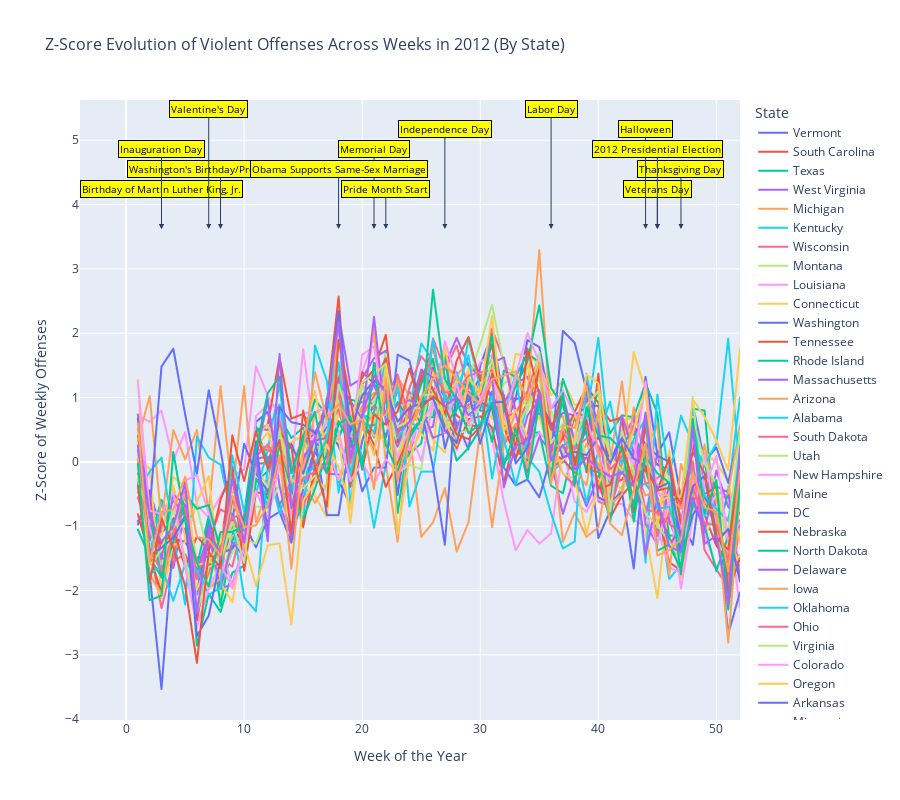

The cell this chart's notebook holds for it:
### Markdown cell above
### Evolution across the year of 2012 in all states
#### Z-score

### Code cell
# Highlighted weeks with events
highlighted_weeks = {
    'Birthday of Martin Luther King, Jr.': 3,
    "Washington's Birthday/Presidents Day": 8,
    "Memorial Day": 21,
    "Independence Day": 27,
    "Labor Day": 36,
    "Veterans Day": 45,
    "Thanksgiving Day": 47,
    'Inauguration Day': 3,
    'Halloween': 44,
    'Valentine\'s Day': 7,
    'Pride Month Start': 22,
    # Major events of 2012
    'Obama Supports Same-Sex Marriage': 18,
    '2012 Presidential Election': 45,  # Week of November 6
}


# Avoid overlap
staggered_positions = [-40, -60, -80, -100, -120]  # Different vertical offsets
annotation_index = 0  # Counter to cycle through staggered positions

# Create the list of annotations
annotations = []
for event, week in highlighted_weeks.items():
    annotations.append(
        dict(
            x=week,
            y=max(z_scores_offenses_by_week['z_score']) * 1.1,  # Slightly above the max value
            text=event,
            showarrow=True,
            arrowhead=2,
            ax=0,  # No horizontal offset
            ay=staggered_positions[annotation_index % len(staggered_positions)],  # Cycle through vertical offsets
            font=dict(size=10, color="black"),
            bgcolor="yellow",
            bordercolor="black"
        )
    )
    annotation_index += 1  # Increment to use the next staggered position

# Create the line plot
fig = px.line(
    z_scores_offenses_by_week,
    x="week",
    y="z_score",
    color="state",  # One color for each state
    labels={
        "week": "Week of the Year",
        "z_score": "Z-Score of Weekly Offenses",
        "state": "State"
    },
    title="Z-Score Evolution of Violent Offenses Across Weeks in 2012 (By State)",
)

# Add hover to display week and z-score
fig.update_traces(hovertemplate="<b>Week:</b> %{x}<br><b>Z-Score:</b> %{y:.2f}")

# Add annotations and adjust layout
fig.update_layout(
    height=800,  # Increase height
    title=dict(font=dict(size=16)),  
    xaxis_title="Week of the Year", 
    yaxis_title="Z-Score of Weekly Offenses",  
    legend_title="State",  
    hovermode="closest",
    annotations=annotations  # Add the staggered annotations
)

# Display the figure
fig.show()

### Figure 1 — Plotly figure (JSON) as saved in the notebook; plotly's stock layout.template omitted (floating-point values rounded to 4 significant figures)
{"data": [{"hovertemplate": "<b>Week:</b> %{x}<br><b>Z-Score:</b> %{y:.2f}", "legendgroup": "Vermont", "line": {"color": "#636efa", "dash": "solid"}, "marker": {"symbol": "circle"}, "mode": "lines", "name": "Vermont", "showlegend": true, "type": "scattergl", "x": [1, 2, 3, 4, 5, 6, 7, 8, 9, 10, 11, 12, 13, 14, 15, 16, 17, 18, 19, 20, 21, 22, 23, 24, 25, 26, 27, 28, 29, 30, 31, 32, 33, 34, 35, 36, 37, 38, 39, 40, 41, 42, 43, 44, 45, 46, 47, 48, 49, 50, 51, 52], "xaxis": "x", "y": [-0.9734, -0.4428, -1.106, -0.8938, -1.053, -2.061, -0.8938, -1.477, -1.106, -1.159, 0.6183, 0.7775, -0.04489, -0.7877, 0.3265, 0.4326, 0.1408, -0.2836, -0.6816, 0.3265, 0.9366, 0.3796, 1.149, 0.1143, 0.804, 1.361, 0.9897, 0.6183, 0.1939, 1.494, 1.998, 0.9632, 0.9897, 1.892, 1.786, 0.8305, 1.016, 0.008162, 0.5387, -1.186, -0.7611, 0.2204, 0.5652, 0.2734, -0.04489, -0.1245, -0.8938, -1.292, 0.1143, -1.159, -1.849, -1.584], "yaxis": "y"}, {"hovertemplate": "<b>Week:</b> %{x}<br><b>Z-Score:</b> %{y:.2f}", "legendgroup": "South Carolina", "line": {"color": "#EF553B", "dash": "solid"}, "marker": {"symbol": "circle"}, "mode": "lines", "name": "South Carolina", "showlegend": true, "type": "scattergl", "x": [1, 2, 3, 4, 5, 6, 7, 8, 9, 10, 11, 12, 13, 14, 15, 16, 17, 18, 19, 20, 21, 22, 23, 24, 25, 26, 27, 28, 29, 30, 31, 32, 33, 34, 35, 36, 37, 38, 39, 40, 41, 42, 43, 44, 45, 46, 47, 48, 49, 50, 51, 52], "xaxis": "x", "y": [0.1651, -0.5458, -1.407, -0.8798, -0.7481, -2.467, -1.462, -1.882, -0.2578, -1.058, -0.02799, -0.0188, 0.5665, -0.3865, -0.009605, 0.1375, 0.1436, 2.206, 0.2263, 1.213, 1.44, 1.976, 0.306, 0.7748, 1.259, 1.783, 1.002, 0.7258, 0.5726, 0.545, 1.094, -0.009605, 0.1865, 0.01797, 1.087, -0.1138, 0.05168, 0.7136, -0.1628, 1.372, -0.3804, -0.2731, -0.03412, 0.208, -0.7236, -1.156, -1.744, -0.3344, -0.8278, -1.303, -1.554, -0.006541], "yaxis": "y"}, {"hovertemplate": "<b>Week:</b> %{x}<br><b>Z-Score:</b> %{y:.2f}", "legendgroup": "Texas", "line": {"color": "#00cc96", "dash": "solid"}, "marker": {"symbol": "circle"}, "mode": "lines", "name": "Texas", "showlegend": true, "type": "scattergl", "x": [1, 2, 3, 4, 5, 6, 7, 8, 9, 10, 11, 12, 13, 14, 15, 16, 17, 18, 19, 20, 21, 22, 23, 24, 25, 26, 27, 28, 29, 30, 31, 32, 33, 34, 35, 36, 37, 38, 39, 40, 41, 42, 43, 44, 45, 46, 47, 48, 49, 50, 51, 52], "xaxis": "x", "y": [0.4084, -1.223, -0.591, -0.9584, -0.4367, -2.854, -2.053, -2.333, -1.723, -1.612, -0.3044, -0.1501, 0.7023, 0.3717, 0.5333, -0.1795, 0.9889, 1.32, 0.3937, 0.6729, 0.7685, 1.702, -0.09864, 0.1145, 0.2908, 1.393, 0.7097, 0.01894, 0.2173, 0.5186, 1.084, 0.01894, 0.232, 0.4378, 0.4598, -0.3705, -0.4881, 0.2908, 0.5039, 1.114, 0.4451, 0.7244, 0.695, 1.224, 0.7538, -1.201, -1.693, 0.8273, 0.7979, -1.179, -0.4734, -0.8114], "yaxis": "y"}, {"hovertemplate": "<b>Week:</b> %{x}<br><b>Z-Score:</b> %{y:.2f}", "legendgroup": "West Virginia", "line": {"color": "#ab63fa", "dash": "solid"}, "marker": {"symbol": "circle"}, "mode": "lines", "name": "West Virginia", "showlegend": true, "type": "scattergl", "x": [1, 2, 3, 4, 5, 6, 7, 8, 9, 10, 11, 12, 13, 14, 15, 16, 17, 18, 19, 20, 21, 22, 23, 24, 25, 26, 27, 28, 29, 30, 31, 32, 33, 34, 35, 36, 37, 38, 39, 40, 41, 42, 43, 44, 45, 46, 47, 48, 49, 50, 51, 52], "xaxis": "x", "y": [-0.3923, -1.577, -1.483, -1.649, -0.7834, -2.063, -1.246, -1.388, -0.07225, -1.056, 0.5204, 0.4967, 0.8878, -0.08411, 0.3189, 0.3189, 0.1174, 2.31, 1.184, 1.303, 1.611, 1.729, 0.473, 1.089, 0.5085, 0.5441, 1.682, 0.4967, 1.042, 0.793, 0.8167, 1.042, 0.04627, 0.7218, 0.9707, 0.01071, -0.8071, -0.2263, -0.6886, -0.2145, -0.2856, -0.1552, -0.08411, -0.8664, 0.1529, -0.9019, -1.412, -0.6886, -0.00114, -0.7241, -1.803, -0.5345], "yaxis": "y"}, {"hovertemplate": "<b>Week:</b> %{x}<br><b>Z-Score:</b> %{y:.2f}", "legendgroup": "Michigan", "line": {"color": "#FFA15A", "dash": "solid"}, "marker": {"symbol": "circle"}, "mode": "lines", "name": "Michigan", "showlegend": true, "type": "scattergl", "x": [1, 2, 3, 4, 5, 6, 7, 8, 9, 10, 11, 12, 13, 14, 15, 16, 17, 18, 19, 20, 21, 22, 23, 24, 25, 26, 27, 28, 29, 30, 31, 32, 33, 34, 35, 36, 37, 38, 39, 40, 41, 42, 43, 44, 45, 46, 47, 48, 49, 50, 51, 52], "xaxis": "x", "y": [-0.004849, -1.029, -1.577, -1.357, -1.213, -1.79, -1.236, -1.549, -1.173, -0.996, 0.1275, 0.2583, -0.08994, -0.5406, 0.07552, -0.006424, 0.3213, 0.9107, 0.4821, 0.8697, 1.073, 1.053, 1.309, 1.035, 0.9895, 1.536, 1.498, 1.355, 1.539, 1.327, 1.607, 0.2977, 0.7547, 0.9989, 1.301, 0.5971, 0.7121, -0.1025, 0.2804, -0.03479, -0.7486, -0.3783, -0.0663, -0.5233, -0.4445, -0.7675, -1.297, -0.5375, -0.9503, -0.9913, -1.456, -1.45], "yaxis": "y"}, {"hovertemplate": "<b>Week:</b> %{x}<br><b>Z-Score:</b> %{y:.2f}", "legendgroup": "Kentucky", "line": {"color": "#19d3f3", "dash": "solid"}, "marker": {"symbol": "circle"}, "mode": "lines", "name": "Kentucky", "showlegend": true, "type": "scattergl", "x": [1, 2, 3, 4, 5, 6, 7, 8, 9, 10, 11, 12, 13, 14, 15, 16, 17, 18, 19, 20, 21, 22, 23, 24, 25, 26, 27, 28, 29, 30, 31, 32, 33, 34, 35, 36, 37, 38, 39, 40, 41, 42, 43, 44, 45, 46, 47, 48, 49, 50, 51, 52], "xaxis": "x", "y": [0.184, -1.408, -0.6323, -1.303, -0.3009, -2.233, -1.61, -1.311, -0.8102, -1.279, -0.4949, 0.184, 1.211, -0.4949, 0.3053, -0.05845, 0.4184, 2.181, -0.6889, 0.7983, 0.378, 1.647, -0.009948, 0.7983, 1.841, 1.566, 0.6205, 1.396, 0.7741, 0.4912, 1.647, 0.02238, 0.2325, 0.8792, 1.429, -0.1635, -0.001865, 0.2972, -0.6404, 0.184, -0.8102, 0.3538, -0.3898, -0.3413, -0.6, -1.821, -1.594, -0.05845, -0.8425, -0.503, -0.4383, 1.0], "yaxis": "y"}, {"hovertemplate": "<b>Week:</b> %{x}<br><b>Z-Score:</b> %{y:.2f}", "legendgroup": "Wisconsin", "line": {"color": "#FF6692", "dash": "solid"}, "marker": {"symbol": "circle"}, "mode": "lines", "name": "Wisconsin", "showlegend": true, "type": "scattergl", "x": [1, 2, 3, 4, 5, 6, 7, 8, 9, 10, 11, 12, 13, 14, 15, 16, 17, 18, 19, 20, 21, 22, 23, 24, 25, 26, 27, 28, 29, 30, 31, 32, 33, 34, 35, 36, 37, 38, 39, 40, 41, 42, 43, 44, 45, 46, 47, 48, 49, 50, 51, 52], "xaxis": "x", "y": [0.0536, -1.337, -2.273, -1.546, -1.434, -1.826, -1.113, -1.49, -1.63, -0.8476, 0.1933, 0.1863, 0.08853, -0.1141, 0.4169, 0.4658, 0.7312, 1.493, 0.5077, 1.206, 0.829, 0.7592, 1.283, 0.4728, 1.416, 1.004, 0.9758, 1.304, 0.9827, 0.9967, 0.8779, 0.2702, 0.5426, 0.9269, 1.395, 0.375, 0.4029, -0.1699, 0.9827, -0.617, -0.6869, -0.002284, 0.5566, -0.3446, -0.2538, -0.121, -0.7009, -0.3306, -0.6101, -1.036, -2.28, -0.9314], "yaxis": "y"}, {"hovertemplate": "<b>Week:</b> %{x}<br><b>Z-Score:</b> %{y:.2f}", "legendgroup": "Montana", "line": {"color": "#B6E880", "dash": "solid"}, "marker": {"symbol": "circle"}, "mode": "lines", "name": "Montana", "showlegend": true, "type": "scattergl", "x": [1, 2, 3, 4, 5, 6, 7, 8, 9, 10, 11, 12, 13, 14, 15, 16, 17, 18, 19, 20, 21, 22, 23, 24, 25, 26, 27, 28, 29, 30, 31, 32, 33, 34, 35, 36, 37, 38, 39, 40, 41, 42, 43, 44, 45, 46, 47, 48, 49, 50, 51, 52], "xaxis": "x", "y": [-0.3918, -1.292, -1.727, -1.099, -0.6331, -2.193, -1.694, -2.113, -0.9869, -1.003, -0.6974, -0.6974, 0.6052, -0.9065, 0.3318, -0.1184, 0.7821, 0.766, 0.2675, 0.7339, 0.9108, 1.683, 0.01021, 1.039, 0.9751, 1.039, 0.7982, 1.281, 0.75, 1.377, 0.7178, 1.216, 1.361, 0.7982, 1.345, -0.0702, 1.088, 0.1228, 0.8304, -0.424, -0.08629, -0.4883, 0.02629, 1.216, -0.6652, -0.9708, -0.9547, 0.4444, -1.18, -0.6974, -1.148, -0.2793], "yaxis": "y"}, {"hovertemplate": "<b>Week:</b> %{x}<br><b>Z-Score:</b> %{y:.2f}", "legendgroup": "Louisiana", "line": {"color": "#FF97FF", "dash": "solid"}, "marker": {"symbol": "circle"}, "mode": "lines", "name": "Louisiana", "showlegend": true, "type": "scattergl", "x": [1, 2, 3, 4, 5, 6, 7, 8, 9, 10, 11, 12, 13, 14, 15, 16, 17, 18, 19, 20, 21, 22, 23, 24, 25, 26, 27, 28, 29, 30, 31, 32, 33, 34, 35, 36, 37, 38, 39, 40, 41, 42, 43, 44, 45, 46, 47, 48, 49, 50, 51, 52], "xaxis": "x", "y": [0.7264, 0.6203, 0.7971, 0.01937, 0.4613, -0.67, -0.8644, -0.5286, -0.2104, -0.122, 1.486, 1.027, 0.7087, -0.122, 1.752, 0.3199, 0.6203, 1.345, 0.585, 1.398, 1.928, 0.9208, 1.151, 0.1785, 0.7617, 1.062, 1.345, 0.1785, 1.451, 1.345, 0.3552, -0.6169, -1.377, -1.059, -1.271, -1.112, 0.2138, -0.6169, -0.776, -0.4225, -0.67, -0.6523, -0.8997, -1.006, -1.023, -1.642, -1.73, -0.2281, -1.13, -1.642, -1.324, -1.041], "yaxis": "y"}, {"hovertemplate": "<b>Week:</b> %{x}<br><b>Z-Score:</b> %{y:.2f}", "legendgroup": "Connecticut", "line": {"color": "#FECB52", "dash": "solid"}, "marker": {"symbol": "circle"}, "mode": "lines", "name": "Connecticut", "showlegend": true, "type": "scattergl", "x": [1, 2, 3, 4, 5, 6, 7, 8, 9, 10, 11, 12, 13, 14, 15, 16, 17, 18, 19, 20, 21, 22, 23, 24, 25, 26, 27, 28, 29, 30, 31, 32, 33, 34, 35, 36, 37, 38, 39, 40, 41, 42, 43, 44, 45, 46, 47, 48, 49, 50, 51, 52], "xaxis": "x", "y": [0.05817, -0.105, -2.118, -0.3662, -1.161, -1.988, -1.531, -1.726, -1.4, -0.9865, 0.2323, 0.4608, -0.1377, -0.5838, 0.1452, -0.5294, -0.8559, 0.8852, 0.5805, 1.038, 0.5478, 0.3085, 0.3737, 0.722, 0.7002, 0.3411, 0.1452, 1.19, 0.4608, 0.9396, 0.6675, 0.6784, 1.68, 1.636, 1.527, 1.038, 1.266, 0.8852, 0.9178, 0.6784, -0.4315, 0.6567, 0.6784, -1.084, -2.118, -0.5077, -1.803, -0.6056, 0.1561, -0.018, -0.3009, -1.237], "yaxis": "y"}, {"hovertemplate": "<b>Week:</b> %{x}<br><b>Z-Score:</b> %{y:.2f}", "legendgroup": "Washington", "line": {"color": "#636efa", "dash": "solid"}, "marker": {"symbol": "circle"}, "mode": "lines", "name": "Washington", "showlegend": true, "type": "scattergl", "x": [1, 2, 3, 4, 5, 6, 7, 8, 9, 10, 11, 12, 13, 14, 15, 16, 17, 18, 19, 20, 21, 22, 23, 24, 25, 26, 27, 28, 29, 30, 31, 32, 33, 34, 35, 36, 37, 38, 39, 40, 41, 42, 43, 44, 45, 46, 47, 48, 49, 50, 51, 52], "xaxis": "x", "y": [-0.3415, -1.747, -3.531, -1.184, -1.25, -1.489, -1.474, -1.423, -1.349, -0.9521, -1.331, -0.8896, -0.7755, -1.257, -0.4187, 0.2177, 0.5414, 0.2471, -0.2458, 0.5782, 0.42, 1.064, -0.5144, 0.6775, 0.6481, 1.461, 0.2103, 0.8283, 0.946, 1.34, 1.005, 0.5083, 0.9754, 1.027, 1.112, 0.3354, 0.4421, 0.729, 0.8504, 0.8761, 0.004315, 0.4273, 0.08524, 1.321, 0.1183, 0.4604, -0.5695, 0.9019, -0.003042, 0.225, -0.3267, 0.4899], "yaxis": "y"}, {"hovertemplate": "<b>Week:</b> %{x}<br><b>Z-Score:</b> %{y:.2f}", "legendgroup": "Tennessee", "line": {"color": "#EF553B", "dash": "solid"}, "marker": {"symbol": "circle"}, "mode": "lines", "name": "Tennessee", "showlegend": true, "type": "scattergl", "x": [1, 2, 3, 4, 5, 6, 7, 8, 9, 10, 11, 12, 13, 14, 15, 16, 17, 18, 19, 20, 21, 22, 23, 24, 25, 26, 27, 28, 29, 30, 31, 32, 33, 34, 35, 36, 37, 38, 39, 40, 41, 42, 43, 44, 45, 46, 47, 48, 49, 50, 51, 52], "xaxis": "x", "y": [0.3989, -0.9845, -1.272, -1.109, -0.6966, -2.324, -1.638, -1.309, -0.07934, -1.336, 0.455, 0.577, 1.626, 0.6721, 0.7453, 0.4306, 0.9088, 2.57, -0.006147, 1.397, 1.214, 1.611, 0.4355, 0.8039, 1.428, 1.136, 0.5404, 0.211, 0.6648, 0.7087, 0.5331, -0.3209, 0.4525, 0.2354, 0.9137, 0.1549, 0.03289, -0.1647, 0.08901, -0.3111, -0.8747, -0.521, -0.3136, -0.1233, -0.7454, -1.558, -1.687, -0.6576, -0.2257, -1.085, -1.546, -0.05738], "yaxis": "y"}, {"hovertemplate": "<b>Week:</b> %{x}<br><b>Z-Score:</b> %{y:.2f}", "legendgroup": "Rhode Island", "line": {"color": "#00cc96", "dash": "solid"}, "marker": {"symbol": "circle"}, "mode": "lines", "name": "Rhode Island", "showlegend": true, "type": "scattergl", "x": [1, 2, 3, 4, 5, 6, 7, 8, 9, 10, 11, 12, 13, 14, 15, 16, 17, 18, 19, 20, 21, 22, 23, 24, 25, 26, 27, 28, 29, 30, 31, 32, 33, 34, 35, 36, 37, 38, 39, 40, 41, 42, 43, 44, 45, 46, 47, 48, 49, 50, 51, 52], "xaxis": "x", "y": [-1.052, -1.485, -1.789, -1.084, -0.8433, -1.613, -0.8433, -2.238, -1.228, -0.8273, 0.5516, -0.009558, -0.6669, -0.3142, 0.3271, 0.9685, 0.728, 0.3432, 0.9685, 0.9204, 1.209, 1.017, -0.7952, 0.4394, 0.6799, 0.6959, 1.658, 0.279, 1.081, 0.9845, 0.3111, 1.417, 1.321, 1.69, 1.546, 0.1828, 1.289, 0.744, 0.4233, -0.1378, -0.9395, 0.3271, 0.4394, -0.009558, -1.052, -1.148, -1.132, -0.4906, 0.006475, -1.1, -1.116, -0.6349], "yaxis": "y"}, {"hovertemplate": "<b>Week:</b> %{x}<br><b>Z-Score:</b> %{y:.2f}", "legendgroup": "Massachusetts", "line": {"color": "#ab63fa", "dash": "solid"}, "marker": {"symbol": "circle"}, "mode": "lines", "name": "Massachusetts", "showlegend": true, "type": "scattergl", "x": [1, 2, 3, 4, 5, 6, 7, 8, 9, 10, 11, 12, 13, 14, 15, 16, 17, 18, 19, 20, 21, 22, 23, 24, 25, 26, 27, 28, 29, 30, 31, 32, 33, 34, 35, 36, 37, 38, 39, 40, 41, 42, 43, 44, 45, 46, 47, 48, 49, 50, 51, 52], "xaxis": "x", "y": [0.7368, -0.7039, -1.513, -0.5075, -0.6693, -1.721, -1.085, -1.971, -1.902, -1.278, 0.04726, 0.08194, -0.677, -1.135, -0.5884, 0.159, -0.18, -0.1993, -0.1453, 0.8139, 1.207, 0.6713, 0.236, 0.7599, 0.941, 1.064, 1.5, 1.927, 1.5, 1.322, 0.9718, 0.9179, 1.226, 1.322, 0.7253, 0.5134, 0.7638, 0.7214, 0.7368, 0.5827, -0.7771, 0.3208, 0.6867, -0.9659, -1.289, -0.3457, -1.251, -0.519, -0.3765, -0.3803, -0.4766, -1.798], "yaxis": "y"}, {"hovertemplate": "<b>Week:</b> %{x}<br><b>Z-Score:</b> %{y:.2f}", "legendgroup": "Arizona", "line": {"color": "#FFA15A", "dash": "solid"}, "marker": {"symbol": "circle"}, "mode": "lines", "name": "Arizona", "showlegend": true, "type": "scattergl", "x": [1, 2, 3, 4, 5, 6, 7, 8, 9, 10, 11, 12, 13, 14, 15, 16, 17, 18, 19, 20, 21, 22, 23, 24, 25, 26, 27, 28, 29, 30, 31, 32, 33, 34, 35, 36, 37, 38, 39, 40, 41, 42, 43, 44, 45, 46, 47, 48, 49, 50, 51, 52], "xaxis": "x", "y": [0.3444, 1.024, -0.9401, 0.4955, 0.04214, 0.4955, -0.789, 1.175, -0.4868, 1.175, -0.9401, -0.4112, 0.6466, -0.4868, -0.3356, -0.6379, -0.3356, 2.309, -0.2601, 0.7977, 2.082, -0.03342, -1.242, 0.4955, -1.167, -0.9401, -0.4112, -1.393, -0.9401, 0.4955, -1.016, 0.2688, 1.251, 1.024, 3.291, 0.4955, -1.242, -0.789, -1.167, -1.016, -0.03342, 1.251, -0.2601, 0.1932, 0.571, -1.771, -0.03342, -0.5623, 0.2688, -0.6379, -0.4868, 0.571], "yaxis": "y"}, {"hovertemplate": "<b>Week:</b> %{x}<br><b>Z-Score:</b> %{y:.2f}", "legendgroup": "Alabama", "line": {"color": "#19d3f3", "dash": "solid"}, "marker": {"symbol": "circle"}, "mode": "lines", "name": "Alabama", "showlegend": true, "type": "scattergl", "x": [1, 2, 3, 4, 5, 6, 7, 8, 9, 10, 11, 12, 13, 14, 15, 16, 17, 18, 19, 20, 21, 22, 23, 24, 25, 26, 27, 28, 29, 30, 31, 32, 33, 34, 35, 36, 37, 38, 39, 40, 41, 42, 43, 44, 45, 46, 47, 48, 49, 50, 51, 52], "xaxis": "x", "y": [-0.4767, -0.1506, 0.06691, -1.129, -2.216, 0.3931, 0.06691, -0.04182, -0.9117, -2.108, -2.325, -0.04182, -0.8029, -0.2593, -1.02, 1.807, 1.263, -0.4767, 0.7193, 0.06691, -1.02, -0.04182, 1.263, -0.6942, -0.1506, -0.1506, 1.046, 0.828, 1.915, 1.154, -0.2593, 0.7193, 1.372, 0.06691, -0.1506, -0.8029, -1.347, -1.238, 1.372, 0.3931, 0.9368, -0.04182, 0.1756, -1.564, 1.046, -0.2593, 0.7193, 0.2844, -0.04182, 0.2844, 1.915, -0.1506], "yaxis": "y"}, {"hovertemplate": "<b>Week:</b> %{x}<br><b>Z-Score:</b> %{y:.2f}", "legendgroup": "South Dakota", "line": {"color": "#FF6692", "dash": "solid"}, "marker": {"symbol": "circle"}, "mode": "lines", "name": "South Dakota", "showlegend": true, "type": "scattergl", "x": [1, 2, 3, 4, 5, 6, 7, 8, 9, 10, 11, 12, 13, 14, 15, 16, 17, 18, 19, 20, 21, 22, 23, 24, 25, 26, 27, 28, 29, 30, 31, 32, 33, 34, 35, 36, 37, 38, 39, 40, 41, 42, 43, 44, 45, 46, 47, 48, 49, 50, 51, 52], "xaxis": "x", "y": [-0.5503, -1.13, -1.355, -1.505, -0.3444, -1.804, -1.224, -0.7374, -0.8497, -0.8497, -0.1198, -0.3631, 0.6287, -0.04499, -0.6813, -0.2508, 0.4977, 0.8159, 0.1234, 0.5726, 0.1609, 1.022, 1.359, 0.6474, 0.8346, 1.92, 1.433, 1.808, 1.134, 1.003, 2.07, 1.564, 0.741, 0.1047, 0.9656, 0.2544, -0.176, -0.3818, 0.9281, 0.1983, -0.7561, -0.1011, -0.6813, 0.5913, -1.149, -0.8123, -0.7187, 0.01116, -1.374, -1.673, -1.954, 0.1983], "yaxis": "y"}, {"hovertemplate": "<b>Week:</b> %{x}<br><b>Z-Score:</b> %{y:.2f}", "legendgroup": "Utah", "line": {"color": "#B6E880", "dash": "solid"}, "marker": {"symbol": "circle"}, "mode": "lines", "name": "Utah", "showlegend": true, "type": "scattergl", "x": [1, 2, 3, 4, 5, 6, 7, 8, 9, 10, 11, 12, 13, 14, 15, 16, 17, 18, 19, 20, 21, 22, 23, 24, 25, 26, 27, 28, 29, 30, 31, 32, 33, 34, 35, 36, 37, 38, 39, 40, 41, 42, 43, 44, 45, 46, 47, 48, 49, 50, 51, 52], "xaxis": "x", "y": [-0.3698, -1.431, -1.62, -1.151, -0.9299, -0.6824, -1.477, -1.861, -1.405, -1.19, -1.275, -0.7671, -0.3373, -0.9494, -0.22, 0.2619, 0.4768, 1.004, -0.0898, 1.2, 0.581, 1.349, -0.1745, -0.04421, -0.1158, 1.089, 1.245, 0.3531, 1.284, 1.831, 2.444, 1.499, 1.362, 0.9522, 0.874, 0.8089, 0.1512, 0.7633, 0.05348, 0.6591, 0.09906, 0.1056, -0.3177, 0.2293, -0.728, -0.22, -1.047, 1.011, -0.7931, -0.5196, -1.334, -0.6368], "yaxis": "y"}, {"hovertemplate": "<b>Week:</b> %{x}<br><b>Z-Score:</b> %{y:.2f}", "legendgroup": "New Hampshire", "line": {"color": "#FF97FF", "dash": "solid"}, "marker": {"symbol": "circle"}, "mode": "lines", "name": "New Hampshire", "showlegend": true, "type": "scattergl", "x": [1, 2, 3, 4, 5, 6, 7, 8, 9, 10, 11, 12, 13, 14, 15, 16, 17, 18, 19, 20, 21, 22, 23, 24, 25, 26, 27, 28, 29, 30, 31, 32, 33, 34, 35, 36, 37, 38, 39, 40, 41, 42, 43, 44, 45, 46, 47, 48, 49, 50, 51, 52], "xaxis": "x", "y": [0.049, -1.025, -1.658, -1.283, -0.2873, -0.2097, -0.8047, -1.296, -1.93, -1.296, 0.7087, 0.8898, -0.08035, -0.158, 0.4371, 0.3336, 0.243, -0.2873, 0.2948, 1.666, 1.795, 0.6311, 0.07487, 0.5147, 0.0102, 0.9027, 1.873, 1.304, 1.045, 1.549, 1.666, 0.851, 0.6958, 0.2818, 0.45, 0.2818, 0.9545, 0.2689, 0.6311, -0.5848, -0.6236, 0.256, 0.3206, -0.8047, -1.283, -0.5848, -1.969, -0.8565, 0.1137, -0.947, -0.8565, -2.266], "yaxis": "y"}, {"hovertemplate": "<b>Week:</b> %{x}<br><b>Z-Score:</b> %{y:.2f}", "legendgroup": "Maine", "line": {"color": "#FECB52", "dash": "solid"}, "marker": {"symbol": "circle"}, "mode": "lines", "name": "Maine", "showlegend": true, "type": "scattergl", "x": [1, 2, 3, 4, 5, 6, 7, 8, 9, 10, 11, 12, 13, 14, 15, 16, 17, 18, 19, 20, 21, 22, 23, 24, 25, 26, 27, 28, 29, 30, 31, 32, 33, 34, 35, 36, 37, 38, 39, 40, 41, 42, 43, 44, 45, 46, 47, 48, 49, 50, 51, 52], "xaxis": "x", "y": [1.273, -1.718, -2.117, -1.286, -1.253, -0.6213, -0.2224, -1.884, -2.184, -1.12, 0.4091, 0.5753, 0.04347, 0.3094, 0.4091, 1.107, 0.07671, 0.4091, -0.9537, 0.7083, 0.4091, 0.3426, -0.1892, 1.007, 0.4423, 0.1764, 1.772, 0.9077, 1.44, 0.9742, 1.207, 0.7415, 0.1432, 1.539, 0.9077, 0.4423, -0.1892, -0.2557, -1.12, -0.3554, 0.07671, 0.07671, 1.705, 1.107, -1.02, 0.1764, -0.987, 0.3094, -0.5548, -0.4219, -1.186, -1.585], "yaxis": "y"}, {"hovertemplate": "<b>Week:</b> %{x}<br><b>Z-Score:</b> %{y:.2f}", "legendgroup": "DC", "line": {"color": "#636efa", "dash": "solid"}, "marker": {"symbol": "circle"}, "mode": "lines", "name": "DC", "showlegend": true, "type": "scattergl", "x": [1, 2, 3, 4, 5, 6, 7, 8, 9, 10, 11, 12, 13, 14, 15, 16, 17, 18, 19, 20, 21, 22, 23, 24, 25, 26, 27, 28, 29, 30, 31, 32, 33, 34, 35, 36, 37, 38, 39, 40, 41, 42, 43, 44, 45, 46, 47, 48, 49, 50, 51, 52], "xaxis": "x", "y": [-0.9202, -0.7354, 1.482, 1.759, 0.7426, -0.1812, 1.112, 0.1883, -0.9202, 0.2807, -0.1812, -0.4583, -0.08882, 0.2807, -0.1812, 0.3731, -0.8278, -0.8278, 0.3731, -0.4583, -0.08882, -0.08882, 1.666, 1.574, 0.8349, -0.08882, -1.29, 1.204, 1.204, 0.9273, 0.8349, -0.08882, -0.3659, -0.2736, -0.5507, 0.09593, 2.036, 1.851, 1.112, -0.5507, -0.6431, -0.4583, -1.659, 0.2807, 0.09593, 0.003553, -1.474, -0.8278, -0.5507, -0.8278, -2.675, -2.029], "yaxis": "y"}, {"hovertemplate": "<b>Week:</b> %{x}<br><b>Z-Score:</b> %{y:.2f}", "legendgroup": "Nebraska", "line": {"color": "#EF553B", "dash": "solid"}, "marker": {"symbol": "circle"}, "mode": "lines", "name": "Nebraska", "showlegend": true, "type": "scattergl", "x": [1, 2, 3, 4, 5, 6, 7, 8, 9, 10, 11, 12, 13, 14, 15, 16, 17, 18, 19, 20, 21, 22, 23, 24, 25, 26, 27, 28, 29, 30, 31, 32, 33, 34, 35, 36, 37, 38, 39, 40, 41, 42, 43, 44, 45, 46, 47, 48, 49, 50, 51, 52], "xaxis": "x", "y": [-0.8136, -1.467, -2.035, -1.041, -1.637, -1.154, -1.381, -0.5864, -0.1321, -1.694, -0.4729, -0.5013, 0.4641, 0.237, -1.012, -0.07535, 0.237, 1.316, -0.3877, 0.6629, 0.2654, -0.3877, -0.01857, 0.4073, 1.344, 1.117, 0.7481, 1.571, 1.941, 1.259, 1.827, 0.5493, 0.06662, 0.4073, 1.486, 0.03822, 0.3789, 0.7765, 1.174, 0.9184, 0.6345, 0.6913, -0.7852, 0.5777, -0.4445, 0.06662, -0.984, 0.2654, -0.5013, -0.3877, -2.035, -1.495], "yaxis": "y"}, {"hovertemplate": "<b>Week:</b> %{x}<br><b>Z-Score:</b> %{y:.2f}", "legendgroup": "North Dakota", "line": {"color": "#00cc96", "dash": "solid"}, "marker": {"symbol": "circle"}, "mode": "lines", "name": "North Dakota", "showlegend": true, "type": "scattergl", "x": [1, 2, 3, 4, 5, 6, 7, 8, 9, 10, 11, 12, 13, 14, 15, 16, 17, 18, 19, 20, 21, 22, 23, 24, 25, 26, 27, 28, 29, 30, 31, 32, 33, 34, 35, 36, 37, 38, 39, 40, 41, 42, 43, 44, 45, 46, 47, 48, 49, 50, 51, 52], "xaxis": "x", "y": [0.2577, -0.8293, -1.798, -1.244, -0.4933, -0.7305, -0.6712, -1.383, -0.9874, -1.066, -0.2562, -0.5724, 0.2577, -0.434, -0.8886, -0.4143, 0.1193, 0.6332, 0.2577, 0.5541, 0.5739, 0.5936, 0.9296, 0.6529, 1.206, 1.602, 0.5739, 0.811, 1.285, 0.811, 1.977, 0.7715, 1.167, 1.562, 2.432, 1.147, 0.8703, 0.3367, -0.1178, -0.1573, -0.3154, 0.2577, -0.9281, 0.1984, -1.383, -1.284, -1.679, -0.6317, -0.9874, -1.699, -1.145, 0.2577], "yaxis": "y"}, {"hovertemplate": "<b>Week:</b> %{x}<br><b>Z-Score:</b> %{y:.2f}", "legendgroup": "Delaware", "line": {"color": "#ab63fa", "dash": "solid"}, "marker": {"symbol": "circle"}, "mode": "lines", "name": "Delaware", "showlegend": true, "type": "scattergl", "x": [1, 2, 3, 4, 5, 6, 7, 8, 9, 10, 11, 12, 13, 14, 15, 16, 17, 18, 19, 20, 21, 22, 23, 24, 25, 26, 27, 28, 29, 30, 31, 32, 33, 34, 35, 36, 37, 38, 39, 40, 41, 42, 43, 44, 45, 46, 47, 48, 49, 50, 51, 52], "xaxis": "x", "y": [0.2522, -1.429, -1.015, -0.6018, -0.8419, -2.336, -1.135, -1.963, -1.242, -1.482, 0.05209, 0.9728, -0.3749, -1.189, 0.07878, 0.3323, 0.3723, 1.253, 0.9461, 0.6659, 2.254, 0.6259, 0.8927, 0.9595, 0.8661, 0.3723, 0.4524, 0.5325, 0.8927, 0.8527, 1.533, 1.627, 0.786, -0.1614, 0.3857, 0.1588, 1.026, 0.319, 1.226, 0.5592, -0.6151, 0.7193, 0.1455, -1.442, -0.5484, -1.309, -1.002, -0.5617, -1.095, -0.1347, -0.6952, -0.9353], "yaxis": "y"}, {"hovertemplate": "<b>Week:</b> %{x}<br><b>Z-Score:</b> %{y:.2f}", "legendgroup": "Iowa", "line": {"color": "#FFA15A", "dash": "solid"}, "marker": {"symbol": "circle"}, "mode": "lines", "name": "Iowa", "showlegend": true, "type": "scattergl", "x": [1, 2, 3, 4, 5, 6, 7, 8, 9, 10, 11, 12, 13, 14, 15, 16, 17, 18, 19, 20, 21, 22, 23, 24, 25, 26, 27, 28, 29, 30, 31, 32, 33, 34, 35, 36, 37, 38, 39, 40, 41, 42, 43, 44, 45, 46, 47, 48, 49, 50, 51, 52], "xaxis": "x", "y": [0.05115, -1.762, -2.046, -0.9906, -0.4975, -1.553, -1.97, -1.81, -0.6225, -1.039, 0.3151, 0.2039, 0.2734, -0.3239, -0.09469, 0.7526, 0.8637, 1.537, 0.7248, 0.4956, 0.7457, 0.7248, 1.267, 0.5443, 0.8429, 1.808, 1.079, 1.176, 0.829, 1.169, 1.454, 0.3428, 0.5929, -0.09469, 0.9123, 0.07199, 0.5443, -0.1225, -0.3656, 0.8151, -0.6503, -0.5045, 0.8498, -0.01135, -0.3586, -0.5461, -0.7267, -0.1641, -0.6156, -0.81, -2.81, -0.4975], "yaxis": "y"}, {"hovertemplate": "<b>Week:</b> %{x}<br><b>Z-Score:</b> %{y:.2f}", "legendgroup": "Oklahoma", "line": {"color": "#19d3f3", "dash": "solid"}, "marker": {"symbol": "circle"}, "mode": "lines", "name": "Oklahoma", "showlegend": true, "type": "scattergl", "x": [1, 2, 3, 4, 5, 6, 7, 8, 9, 10, 11, 12, 13, 14, 15, 16, 17, 18, 19, 20, 21, 22, 23, 24, 25, 26, 27, 28, 29, 30, 31, 32, 33, 34, 35, 36, 37, 38, 39, 40, 41, 42, 43, 44, 45, 46, 47, 48, 49, 50, 51, 52], "xaxis": "x", "y": [-0.3, -1.747, -1.62, -2.161, -1.588, -1.683, -2.065, -1.954, 0.09755, -0.777, -0.01376, -0.7134, 0.8926, -0.1569, -0.3, -0.04556, 0.352, 1.545, -0.2046, 0.6382, 0.4633, 1.227, 0.3679, 0.6541, 0.4633, 1.894, 0.9244, 1.083, 1.656, 0.4951, 1.02, 0.352, -0.3636, 0.3679, 0.8608, 0.06575, 0.2566, 0.3679, 0.67, 1.926, 0.1453, -0.1887, 0.352, 0.67, -0.7293, -0.6975, -1.27, 0.7336, -0.5226, -0.7293, -0.9202, 0.2089], "yaxis": "y"}, {"hovertemplate": "<b>Week:</b> %{x}<br><b>Z-Score:</b> %{y:.2f}", "legendgroup": "Ohio", "line": {"color": "#FF6692", "dash": "solid"}, "marker": {"symbol": "circle"}, "mode": "lines", "name": "Ohio", "showlegend": true, "type": "scattergl", "x": [1, 2, 3, 4, 5, 6, 7, 8, 9, 10, 11, 12, 13, 14, 15, 16, 17, 18, 19, 20, 21, 22, 23, 24, 25, 26, 27, 28, 29, 30, 31, 32, 33, 34, 35, 36, 37, 38, 39, 40, 41, 42, 43, 44, 45, 46, 47, 48, 49, 50, 51, 52], "xaxis": "x", "y": [-0.1762, -1.362, -1.699, -1.116, -0.719, -2.304, -1.721, -1.325, -0.8443, -1.297, 0.0793, 0.2714, -0.03427, -0.6806, -0.253, -0.1545, -0.0326, 1.108, -0.02425, 0.729, 1.023, 1.335, 0.405, 1.146, 1.644, 1.41, 1.076, 1.078, 1.34, 1.395, 1.419, 0.6939, 0.7657, 1.095, 1.666, 0.5202, 0.4617, 0.1995, 0.3649, 0.248, -0.1211, 0.08765, 0.05759, -0.734, -0.7942, -0.9612, -1.1, -0.3933, -0.9595, -0.9812, -1.536, -0.2965], "yaxis": "y"}, {"hovertemplate": "<b>Week:</b> %{x}<br><b>Z-Score:</b> %{y:.2f}", "legendgroup": "Virginia", "line": {"color": "#B6E880", "dash": "solid"}, "marker": {"symbol": "circle"}, "mode": "lines", "name": "Virginia", "showlegend": true, "type": "scattergl", "x": [1, 2, 3, 4, 5, 6, 7, 8, 9, 10, 11, 12, 13, 14, 15, 16, 17, 18, 19, 20, 21, 22, 23, 24, 25, 26, 27, 28, 29, 30, 31, 32, 33, 34, 35, 36, 37, 38, 39, 40, 41, 42, 43, 44, 45, 46, 47, 48, 49, 50, 51, 52], "xaxis": "x", "y": [-0.2167, -1.611, -1.371, -0.7389, -1.498, -2.361, -1.634, -1.547, -0.9335, -1.569, -0.06425, -0.3951, 0.4774, -0.2718, -0.4113, -0.2134, -0.4599, 1.204, 0.6039, 1.236, 1.356, 1.528, 0.539, 0.6558, 1.032, 1.055, 0.685, 0.4417, 0.4871, 0.8958, 1.593, 0.6039, 0.445, 0.8634, 1.71, 0.2925, 0.6039, 0.2796, 0.8861, 1.1, -0.7681, 0.4871, -0.1421, -0.8005, -0.9854, -1.238, -1.54, 0.7012, -0.02857, -0.3399, -1.102, 0.4774], "yaxis": "y"}, {"hovertemplate": "<b>Week:</b> %{x}<br><b>Z-Score:</b> %{y:.2f}", "legendgroup": "Colorado", "line": {"color": "#FF97FF", "dash": "solid"}, "marker": {"symbol": "circle"}, "mode": "lines", "name": "Colorado", "showlegend": true, "type": "scattergl", "x": [1, 2, 3, 4, 5, 6, 7, 8, 9, 10, 11, 12, 13, 14, 15, 16, 17, 18, 19, 20, 21, 22, 23, 24, 25, 26, 27, 28, 29, 30, 31, 32, 33, 34, 35, 36, 37, 38, 39, 40, 41, 42, 43, 44, 45, 46, 47, 48, 49, 50, 51, 52], "xaxis": "x", "y": [1.241, -0.7566, -0.8121, -0.4791, -1.639, -2.566, -1.967, -1.589, -1.972, -1.317, -0.4514, -0.8787, -0.04621, -0.8343, 0.7585, 0.7696, 0.864, 0.4755, -0.3015, -0.001814, -0.3515, 0.04259, -0.1739, -0.001814, 0.5809, 0.925, 0.4533, 1.225, 0.5754, 0.975, 1.358, 0.642, 1.341, 2.002, 1.547, 0.8362, 1.108, 0.7363, 0.6586, 0.09809, -0.296, 0.2146, -0.03511, 1.252, -0.4902, -0.5291, -1.067, 0.3756, -0.4125, 0.09254, -1.239, -0.9398], "yaxis": "y"}, {"hovertemplate": "<b>Week:</b> %{x}<br><b>Z-Score:</b> %{y:.2f}", "legendgroup": "Oregon", "line": {"color": "#FECB52", "dash": "solid"}, "marker": {"symbol": "circle"}, "mode": "lines", "name": "Oregon", "showlegend": true, "type": "scattergl", "x": [1, 2, 3, 4, 5, 6, 7, 8, 9, 10, 11, 12, 13, 14, 15, 16, 17, 18, 19, 20, 21, 22, 23, 24, 25, 26, 27, 28, 29, 30, 31, 32, 33, 34, 35, 36, 37, 38, 39, 40, 41, 42, 43, 44, 45, 46, 47, 48, 49, 50, 51, 52], "xaxis": "x", "y": [-0.2682, -0.898, -1.159, -0.2375, -0.3911, -1.605, -1.558, -1.251, -0.3604, -1.251, -1.927, -1.297, -1.267, -2.526, -0.6061, -0.3143, 0.2694, -0.08389, -0.729, 0.6073, 0.1004, 1.498, -1.128, 0.05435, 0.4998, 1.391, 0.638, 0.254, 1.299, 1.083, 2.266, 0.4844, 0.807, 0.3769, 0.7148, 0.008271, 0.02363, 0.3616, 1.36, 1.222, 0.08507, -0.13, 0.4998, 1.145, -0.6215, -0.5447, -0.5447, 0.976, 0.6995, 0.3308, -0.13, 1.775], "yaxis": "y"}, {"hovertemplate": "<b>Week:</b> %{x}<br><b>Z-Score:</b> %{y:.2f}", "legendgroup": "Arkansas", "line": {"color": "#636efa", "dash": "solid"}, "marker": {"symbol": "circle"}, "mode": "lines", "name": "Arkansas", "showlegend": true, "type": "scattergl", "x": [1, 2, 3, 4, 5, 6, 7, 8, 9, 10, 11, 12, 13, 14, 15, 16, 17, 18, 19, 20, 21, 22, 23, 24, 25, 26, 27, 28, 29, 30, 31, 32, 33, 34, 35, 36, 37, 38, 39, 40, 41, 42, 43, 44, 45, 46, 47, 48, 49, 50, 51, 52], "xaxis": "x", "y": [0.6753, -1.452, -1.334, -1.178, -0.8598, -2.707, -2.39, -1.501, -0.5744, -0.9352, 0.3198, -1.113, 0.853, 0.616, 0.5783, 0.449, 0.7776, 2.34, 0.4706, 1.036, 1.268, 1.128, 0.6268, 0.8422, 0.9069, 0.9877, 0.4867, 0.2928, 1.09, 0.2821, 0.923, 0.9338, -0.02496, 0.2174, 0.9769, 0.5837, 0.0666, 0.1582, 0.1043, 0.3844, -0.02496, 0.3682, 0.05044, -0.06805, -0.4074, -0.3212, -1.151, -0.3805, -0.2135, -1.253, -1.043, -1.862], "yaxis": "y"}, {"hovertemplate": "<b>Week:</b> %{x}<br><b>Z-Score:</b> %{y:.2f}", "legendgroup": "Missouri", "line": {"color": "#EF553B", "dash": "solid"}, "marker": {"symbol": "circle"}, "mode": "lines", "name": "Missouri", "showlegend": true, "type": "scattergl", "x": [1, 2, 3, 4, 5, 6, 7, 8, 9, 10, 11, 12, 13, 14, 15, 16, 17, 18, 19, 20, 21, 22, 23, 24, 25, 26, 27, 28, 29, 30, 31, 32, 33, 34, 35, 36, 37, 38, 39, 40, 41, 42, 43, 44, 45, 46, 47, 48, 49, 50, 51, 52], "xaxis": "x", "y": [-0.3716, -1.882, -0.8751, -1.334, -1.926, -3.126, -1.393, -1.66, 0.4132, -0.2976, 0.4724, -0.1051, 0.3392, -1.112, 0.7982, -0.07546, -0.6974, 1.894, 0.9759, -0.1199, 0.739, 0.5761, 0.7834, 1.45, 0.8426, 1.02, 0.8574, 0.428, 0.354, 0.5465, 1.376, 0.9611, 0.2059, 1.761, 1.05, 0.502, 1.05, -0.04585, 0.6501, -0.416, -0.3568, 0.2503, -0.342, -0.09027, -0.4457, -0.4012, -0.6382, 0.1467, -0.1791, -1.171, -1.364, -0.01623], "yaxis": "y"}, {"hovertemplate": "<b>Week:</b> %{x}<br><b>Z-Score:</b> %{y:.2f}", "legendgroup": "Illinois", "line": {"color": "#00cc96", "dash": "solid"}, "marker": {"symbol": "circle"}, "mode": "lines", "name": "Illinois", "showlegend": true, "type": "scattergl", "x": [1, 2, 3, 4, 5, 6, 7, 8, 9, 10, 11, 12, 13, 14, 15, 16, 17, 18, 19, 20, 21, 22, 23, 24, 25, 26, 27, 28, 29, 30, 31, 32, 33, 34, 35, 36, 37, 38, 39, 40, 41, 42, 43, 44, 45, 46, 47, 48, 49, 50, 51, 52], "xaxis": "x", "y": [-0.02954, -2.15, -2.077, 0.1533, -0.9072, -1.565, -1.931, -1.09, -1.09, -0.9803, 0.1899, 1.068, 1.323, -0.1758, 0.4093, 0.775, -0.1758, 0.5921, 0.7018, -0.1027, 1.543, 0.263, -0.1392, 0.3727, 0.6653, 2.677, 1.287, 0.9578, 0.4459, 0.5921, 0.9212, -0.0661, 0.519, -0.2855, 0.9578, -0.2489, 1.068, -0.3587, 0.8481, 0.4093, 0.3727, 0.1899, -0.6878, 0.08017, -0.1758, -0.3221, -1.748, 0.6653, -0.7975, -0.2855, -2.297, -0.3587], "yaxis": "y"}, {"hovertemplate": "<b>Week:</b> %{x}<br><b>Z-Score:</b> %{y:.2f}", "legendgroup": "Kansas", "line": {"color": "#ab63fa", "dash": "solid"}, "marker": {"symbol": "circle"}, "mode": "lines", "name": "Kansas", "showlegend": true, "type": "scattergl", "x": [1, 2, 3, 4, 5, 6, 7, 8, 9, 10, 11, 12, 13, 14, 15, 16, 17, 18, 19, 20, 21, 22, 23, 24, 25, 26, 27, 28, 29, 30, 31, 32, 33, 34, 35, 36, 37, 38, 39, 40, 41, 42, 43, 44, 45, 46, 47, 48, 49, 50, 51, 52], "xaxis": "x", "y": [0.5236, -0.8722, -1.241, -0.9997, -0.322, -2.369, -0.9997, -1.496, -0.2616, -1.255, 0.06723, -1.235, 1.678, -0.7179, 0.0471, 0.3625, 0.8926, 2.181, 0.06052, 0.7182, 1.342, 1.067, 0.4564, 0.6242, 1.436, 1.309, 0.8658, 1.007, 0.7249, 0.8926, 1.302, -0.3958, 0.2484, 0.3424, 1.101, 0.02026, 0.2618, -0.114, 0.06723, -0.1072, -0.228, -0.1609, -0.3824, 0.7651, -0.6038, -1.315, -1.396, 0.5303, -1.275, -1.147, -2.214, 0.2149], "yaxis": "y"}, {"hovertemplate": "<b>Week:</b> %{x}<br><b>Z-Score:</b> %{y:.2f}", "legendgroup": "Idaho", "line": {"color": "#FFA15A", "dash": "solid"}, "marker": {"symbol": "circle"}, "mode": "lines", "name": "Idaho", "showlegend": true, "type": "scattergl", "x": [1, 2, 3, 4, 5, 6, 7, 8, 9, 10, 11, 12, 13, 14, 15, 16, 17, 18, 19, 20, 21, 22, 23, 24, 25, 26, 27, 28, 29, 30, 31, 32, 33, 34, 35, 36, 37, 38, 39, 40, 41, 42, 43, 44, 45, 46, 47, 48, 49, 50, 51, 52], "xaxis": "x", "y": [0.5964, -1.566, -0.7807, -0.7394, -0.2299, -1.166, -1.208, -1.455, -0.5328, -1.015, -0.9872, -0.6705, 0.1006, -1.662, 0.1695, 1.395, 0.6652, 0.8993, 0.5826, 0.6652, -0.4226, 1.299, -0.2987, 0.4724, 0.9957, 1.285, 1.505, 1.299, 1.065, 0.8993, 1.285, 1.34, 1.409, 0.9406, 1.547, -0.34, 0.5688, 0.5275, 1.175, 0.1557, -0.9597, -1.139, -0.4364, 0.2796, -1.455, -1.373, -1.208, -0.161, -0.7118, -0.7669, -1.703, -0.1335], "yaxis": "y"}], "layout": {"annotations": [{"arrowhead": 2, "ax": 0, "ay": -40, "bgcolor": "yellow", "bordercolor": "black", "font": {"color": "black", "size": 10}, "showarrow": true, "text": "Birthday of Martin Luther King, Jr.", "x": 3, "y": 3.62}, {"arrowhead": 2, "ax": 0, "ay": -60, "bgcolor": "yellow", "bordercolor": "black", "font": {"color": "black", "size": 10}, "showarrow": true, "text": "Washington's Birthday/Presidents Day", "x": 8, "y": 3.62}, {"arrowhead": 2, "ax": 0, "ay": -80, "bgcolor": "yellow", "bordercolor": "black", "font": {"color": "black", "size": 10}, "showarrow": true, "text": "Memorial Day", "x": 21, "y": 3.62}, {"arrowhead": 2, "ax": 0, "ay": -100, "bgcolor": "yellow", "bordercolor": "black", "font": {"color": "black", "size": 10}, "showarrow": true, "text": "Independence Day", "x": 27, "y": 3.62}, {"arrowhead": 2, "ax": 0, "ay": -120, "bgcolor": "yellow", "bordercolor": "black", "font": {"color": "black", "size": 10}, "showarrow": true, "text": "Labor Day", "x": 36, "y": 3.62}, {"arrowhead": 2, "ax": 0, "ay": -40, "bgcolor": "yellow", "bordercolor": "black", "font": {"color": "black", "size": 10}, "showarrow": true, "text": "Veterans Day", "x": 45, "y": 3.62}, {"arrowhead": 2, "ax": 0, "ay": -60, "bgcolor": "yellow", "bordercolor": "black", "font": {"color": "black", "size": 10}, "showarrow": true, "text": "Thanksgiving Day", "x": 47, "y": 3.62}, {"arrowhead": 2, "ax": 0, "ay": -80, "bgcolor": "yellow", "bordercolor": "black", "font": {"color": "black", "size": 10}, "showarrow": true, "text": "Inauguration Day", "x": 3, "y": 3.62}, {"arrowhead": 2, "ax": 0, "ay": -100, "bgcolor": "yellow", "bordercolor": "black", "font": {"color": "black", "size": 10}, "showarrow": true, "text": "Halloween", "x": 44, "y": 3.62}, {"arrowhead": 2, "ax": 0, "ay": -120, "bgcolor": "yellow", "bordercolor": "black", "font": {"color": "black", "size": 10}, "showarrow": true, "text": "Valentine's Day", "x": 7, "y": 3.62}, {"arrowhead": 2, "ax": 0, "ay": -40, "bgcolor": "yellow", "bordercolor": "black", "font": {"color": "black", "size": 10}, "showarrow": true, "text": "Pride Month Start", "x": 22, "y": 3.62}, {"arrowhead": 2, "ax": 0, "ay": -60, "bgcolor": "yellow", "bordercolor": "black", "font": {"color": "black", "size": 10}, "showarrow": true, "text": "Obama Supports Same-Sex Marriage", "x": 18, "y": 3.62}, {"arrowhead": 2, "ax": 0, "ay": -80, "bgcolor": "yellow", "bordercolor": "black", "font": {"color": "black", "size": 10}, "showarrow": true, "text": "2012 Presidential Election", "x": 45, "y": 3.62}], "height": 800, "hovermode": "closest", "legend": {"title": {"text": "State"}, "tracegroupgap": 0}, "title": {"font": {"size": 16}, "text": "Z-Score Evolution of Violent Offenses Across Weeks in 2012 (By State)"}, "xaxis": {"anchor": "y", "domain": [0, 1], "title": {"text": "Week of the Year"}}, "yaxis": {"anchor": "x", "domain": [0, 1], "title": {"text": "Z-Score of Weekly Offenses"}}}}
